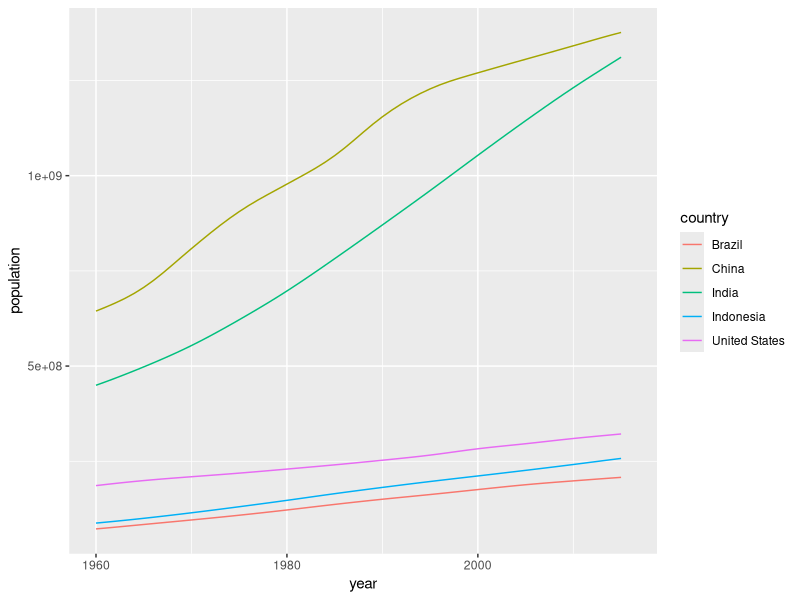
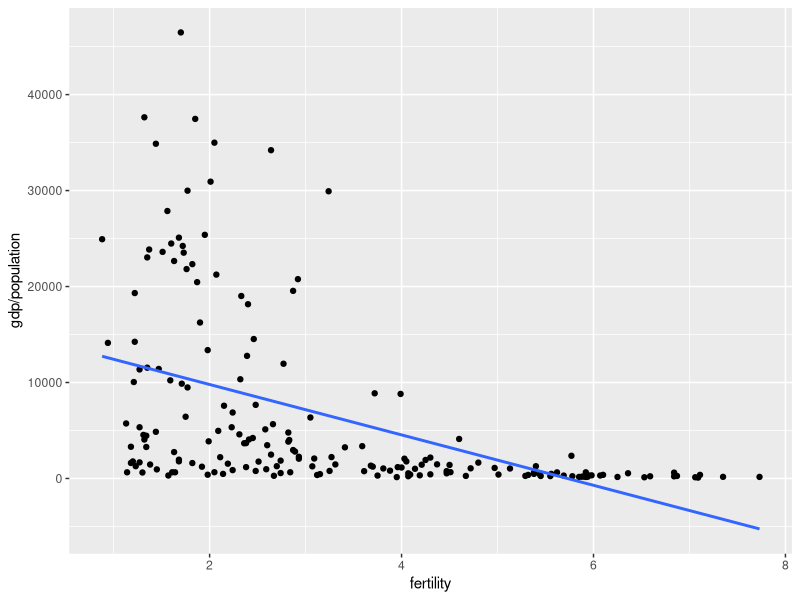
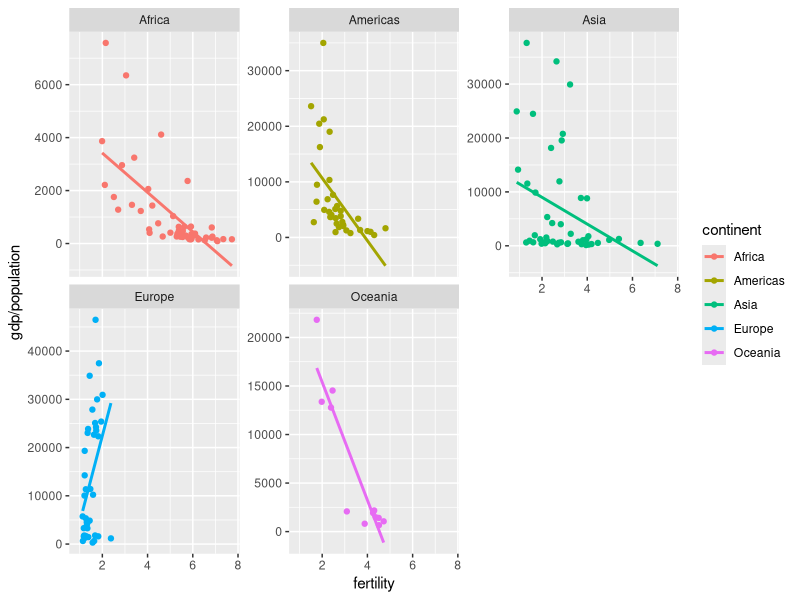
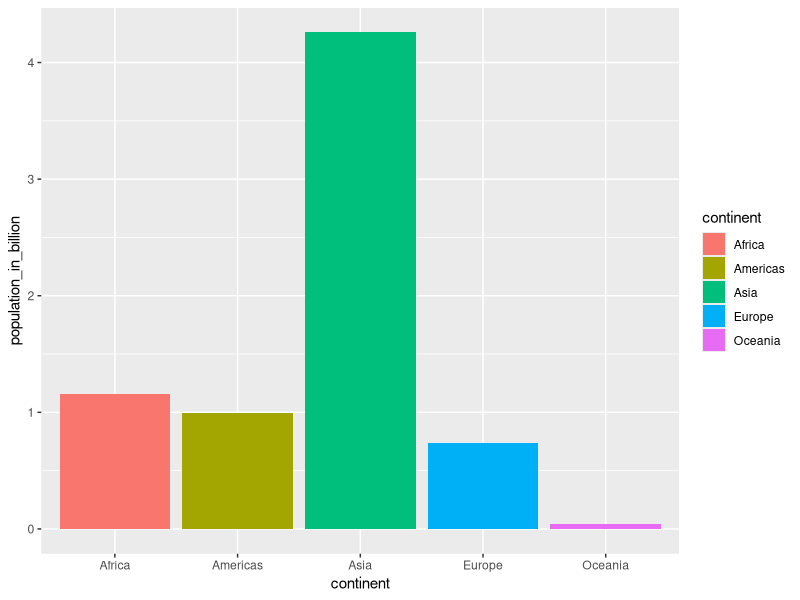
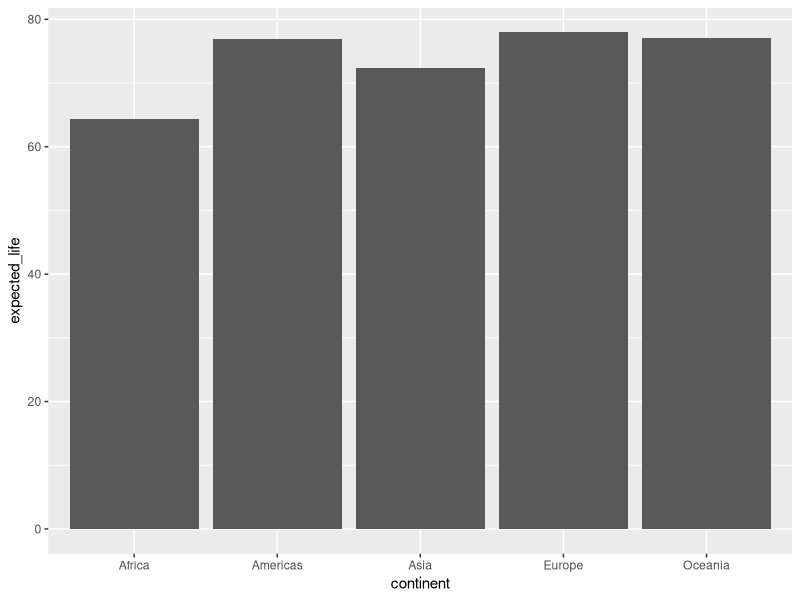
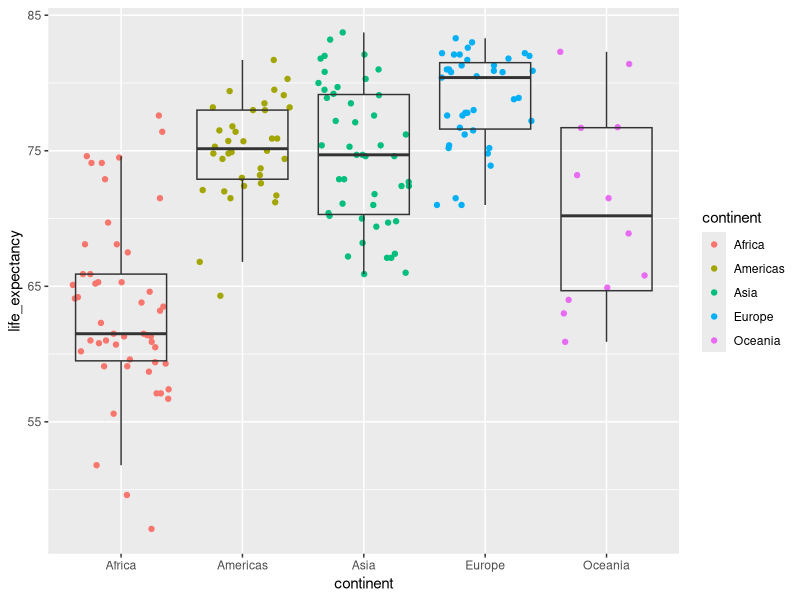

Write the R code that produced these figures, in order.
## ---- chunk 1
#| include: false
library(tidyverse)
library(dslabs) #install.packages("dslabs")
## ---- chunk 2
#| include: false
gapminder |> 
  head(5)
## ---- chunk 3
#| include: false
gapminder |> 
  pull(country) ## only give the 'country' column

countries <- gapminder |> 
  filter(region == "Caribbean") |> 
  pull(country)

gapminder |> 
  filter(country %in% countries)
## ---- chunk 4
top5 <- gapminder |> 
  filter(year == 2015) |> 
  arrange(-population) |> 
  select(country) |> 
  head(5) |> 
  pull()

gapminder |> 
  filter(country %in% top5) |> 
  ggplot() +
  geom_line(mapping = aes(x = year, y = population, color = country))
## ---- chunk 5
gapminder |> 
  filter(country %in% c("Turkey","Poland","South Korea", "Russia", "Vietnam", "South Africa"), year == 2015) |> 
  arrange(infant_mortality) |> 
  select(country, infant_mortality)
## ---- chunk 6
gapminder |> 
  filter(year == 2000) |> 
  ggplot(aes(x = fertility, y = gdp / population)) +
  geom_point() + 
  geom_smooth(se = F, method = "lm") # se = shadow area around line; method = "lm" is to make the line linear
## ---- chunk 7
gapminder |> 
  filter(year == 2000) |> 
  ggplot(aes(x = fertility, y = gdp/population, color = continent)) +
  geom_point() + 
  geom_smooth(se = F, method = "lm") +
  facet_wrap(~continent, scales = "free_y") # to separate 1 graph into several graphs based on continent
## ---- chunk 8
gapminder |> 
  filter(year == 2015) |> 
  group_by(continent) |>
  summarize(population_in_billion = sum(population)/10^9) |>
  ggplot(aes(x = continent, y = population_in_billion, fill = continent)) +
  geom_col()
  
## ---- chunk 9
gapminder |> 
  filter(year == 2015) |> 
  summarize(expected_life = sum(life_expectancy * population)/sum(population))
## ---- chunk 10
gapminder |> 
  filter(year == 2015) |> 
  group_by(continent) |> 
  summarize(expected_life = sum(life_expectancy * population)/sum(population)) |> 
  ggplot(aes(x = continent, y = expected_life)) +
  geom_col()

gapminder |>
  filter(year == 2015) |>
  ggplot(aes(x = continent, y = life_expectancy)) +
  geom_jitter(aes(color = continent), height = 0) +
  geom_boxplot(alpha = 0, outlier.alpha = 0)
